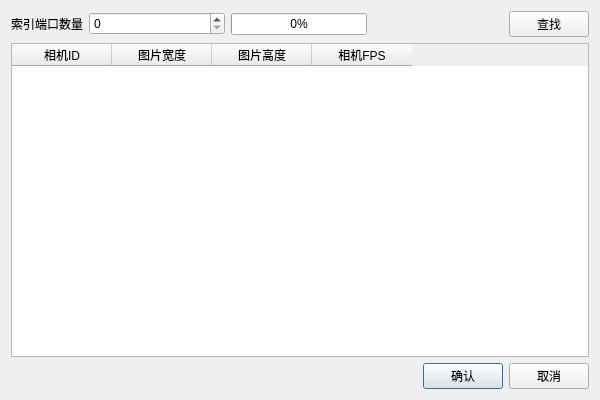
<?xml version="1.0" encoding="UTF-8"?>
<ui version="4.0">
 <class>LocalCameraUI</class>
 <widget class="QDialog" name="LocalCameraUI">
  <property name="geometry">
   <rect>
    <x>0</x>
    <y>0</y>
    <width>600</width>
    <height>400</height>
   </rect>
  </property>
  <property name="windowTitle">
   <string>Dialog</string>
  </property>
  <layout class="QGridLayout" name="gridLayout">
   <item row="2" column="0">
    <layout class="QHBoxLayout" name="horizontalLayout_2">
     <item>
      <spacer name="horizontalSpacer_2">
       <property name="orientation">
        <enum>Qt::Horizontal</enum>
       </property>
       <property name="sizeHint" stdset="0">
        <size>
         <width>40</width>
         <height>20</height>
        </size>
       </property>
      </spacer>
     </item>
     <item>
      <widget class="QPushButton" name="appy">
       <property name="text">
        <string>确认</string>
       </property>
      </widget>
     </item>
     <item>
      <widget class="QPushButton" name="close">
       <property name="text">
        <string>取消</string>
       </property>
      </widget>
     </item>
    </layout>
   </item>
   <item row="0" column="0">
    <layout class="QHBoxLayout" name="horizontalLayout">
     <item>
      <widget class="QLabel" name="label">
       <property name="text">
        <string>索引端口数量</string>
       </property>
      </widget>
     </item>
     <item>
      <widget class="QSpinBox" name="number">
       <property name="sizePolicy">
        <sizepolicy hsizetype="Expanding" vsizetype="Fixed">
         <horstretch>0</horstretch>
         <verstretch>0</verstretch>
        </sizepolicy>
       </property>
       <property name="maximum">
        <number>100</number>
       </property>
      </widget>
     </item>
     <item>
      <widget class="QProgressBar" name="progressBar">
       <property name="value">
        <number>0</number>
       </property>
      </widget>
     </item>
     <item>
      <spacer name="horizontalSpacer">
       <property name="orientation">
        <enum>Qt::Horizontal</enum>
       </property>
       <property name="sizeHint" stdset="0">
        <size>
         <width>40</width>
         <height>20</height>
        </size>
       </property>
      </spacer>
     </item>
     <item>
      <widget class="QPushButton" name="select">
       <property name="sizePolicy">
        <sizepolicy hsizetype="Preferred" vsizetype="Fixed">
         <horstretch>0</horstretch>
         <verstretch>0</verstretch>
        </sizepolicy>
       </property>
       <property name="text">
        <string>查找</string>
       </property>
      </widget>
     </item>
    </layout>
   </item>
   <item row="1" column="0">
    <widget class="QTableWidget" name="tableWidget">
     <column>
      <property name="text">
       <string>相机ID</string>
      </property>
     </column>
     <column>
      <property name="text">
       <string>图片宽度</string>
      </property>
     </column>
     <column>
      <property name="text">
       <string>图片高度</string>
      </property>
     </column>
     <column>
      <property name="text">
       <string>相机FPS</string>
      </property>
     </column>
    </widget>
   </item>
  </layout>
 </widget>
 <resources/>
 <connections/>
</ui>
